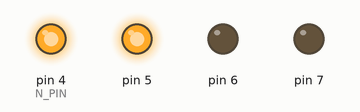
Simulated run of this sketch. Board: Arduino Uno, built with avr-gcc and run on an emulated ATmega328P. Parts: output pins drawn as LEDs (lit = HIGH).

Above: at 0.05 s.
At 1.45 s:
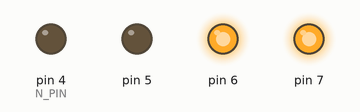
At 2.75 s:
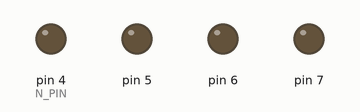
Timing chart, 0 to 3.0 s (numbered marks = the images above):
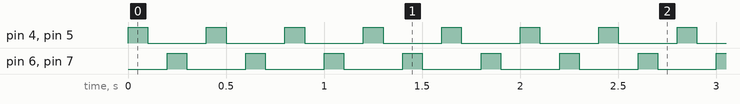

Measured:
- by itself, pin 4 (N_PIN), pin 5–7: alternates HIGH for 0.10 s and LOW for 0.30 s

The sketch:

simple_ff_blink.ino
```cpp
/*
Tugas Pertemuan 10
Aswin Saputra 3112210006
24 Nov 23
*/

/*
1.  Buatlah diagram skematik antarmuka 4 buah LED dengan arduino uno,
    sedemikian sehingga LED menyala jika output arduino diberi logika tinggi (HIGH).

2.  Buatlah program arduino untuk mengendalikan rangkaian di atas
    sedemikian sehingga 2 buah LED menyala dan 2 buah LED mati secara bergantian.
*/


/*
  202 bytes (1%) of program storage space
  Global variables use 0 bytes (0%) of dynamic memory
*/

#include <avr/io.h>

#ifndef F_CPU
#define F_CPU 16000000
#endif

#include <util/delay.h>
#define DELAY_TIME 300

#define N_PIN 4

/*make data structur for led properties*/
struct led_patern {
  uint8_t patern[6];
  // uint8_t n_led;
  // volatile uint8_t *led_pin_ddr;
  // volatile uint8_t *led_pin_port;
} patern;


/*delay function*/
void wait(unsigned int ms) {
  for (unsigned int i = 0; i < ms; ++i) {
    _delay_ms(1);
  }
}
/*flip-flop blink function*/
void ff_blink(uint8_t array_patern, unsigned int ms = 100) {

  // turn LED on
  PORTD |= array_patern << N_PIN;
  wait(ms);

  // turn LED off
  PORTD &= ~(array_patern << N_PIN);
  wait(ms);

  // contra LED
  // turn LED on
  PORTD |= ~array_patern << N_PIN;
  wait(ms);

  // turn LED off
  PORTD &= (array_patern << N_PIN);
  wait(ms);
};

/*main function*/
int main(void) {
  DDRD |= 0xF0; /* Set Pin 4 5 6 7 as Output */
  /*
  4 buah LED dan yang menyala hanya 2 dalam 1 waktu mengjasilkan 6 kombinasi
  nCr(4,2) = 6
  0011 dan ~(0011)
  0110 dan ~(0110)
  0101 dan ~(0101)
   */
  struct led_patern mypatern1 = { { 3, 5, 9 } };


/* ***********************************************
**   PATERN 1 :  0011 --> 1100
**    ff_blink(mypatern1.patern[0]);
**    Equivalent to :
**
**    PORTD |= 0x30;    turn on led pin 5 4   PORTD
**    _delay_ms(100);
**
**    PORTD &= ~0x30;   turn off led pin 5 4  PORTD
**    _delay_ms(100);
**
**    PORTD |= 0xC0;    turn on led pin 7 6 PORTD
**    _delay_ms(100);
**
**    PORTD &= ~0xC0;   turn off led pin 7 6 PORTD
**    _delay_ms(100);
************************************************/

/* ***********************************************
**   PATERN 2 :  0101 --> 1010
**    ff_blink(mypatern1.patern[1],20);
**    Equivalent to :
**
**    PORTD |= 0x50;    turn on led pin 6 4  PORTD
**    _delay_ms(20);
**
**    PORTD &= ~0x50;   turn off led pin 6 4  PORTD
**    _delay_ms(20);
**
**    PORTD |= 0xA0;    turn on led pin 7 5 PORTD
**    _delay_ms(20);
**
**    PORTD &= ~0xA0;   turn off led pin 7 5 PORTD
**    _delay_ms(20);
************************************************/

/************************************************
**   PATERN 3 :  1001 --> 0110
**    ff_blink(mypatern1.patern[2],500);
**    Equivalent to :
**
**    PORTD |= 0x90;    turn on led pin 7 4  PORTD
**    _delay_ms(500));
**
**    PORTD &= ~0x90;   turn off led pin 7 4  PORTD
**    _delay_ms(500));
**
**    PORTD |= 0x60;    turn on led pin 6 5 PORTD
**    _delay_ms(500));
**
**    PORTD &= ~0x60;   turn off led pin 6 5 PORTD
**    _delay_ms(500));
************************************************/

/************************************************
** Another Patern
    ff_blink(3);
    ff_blink(5);
    ff_blink(6);
    ff_blink(9);
    ff_blink(10);
    ff_blink(12);
************************************************/

  /*Make loop*/
  while (1) {
    ff_blink(mypatern1.patern[0]);
    // ff_blink(mypatern1.patern[1], 20);
    // ff_blink(mypatern1.patern[2], 500);
  }
  return 0;
}
```
